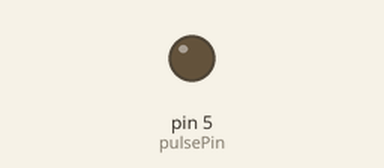
Recording of a sketch running on a simulated Arduino Uno, built with avr-gcc and run on an emulated ATmega328P. Parts: output pins drawn as LEDs (lit = HIGH).

Above: at 0.5 s.
At 5.0 s:
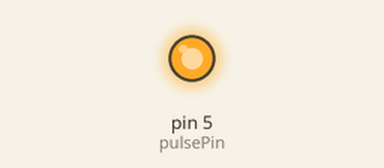
Timing chart, 0 to 6.9 s (numbered marks = the images above):
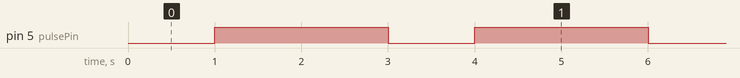

The sketch:

pulse.ino
```cpp
const int pulsePin = 5;

void setup() {
  pinMode(pulsePin, OUTPUT);
}

void loop() {
  delay(1000);
  digitalWrite(pulsePin, HIGH);
  delay(2000);
  digitalWrite(pulsePin, LOW);
}
```

Measured:
- by itself, pin 5 (pulsePin): alternates HIGH for 2.0 s and LOW for 1.0 s
